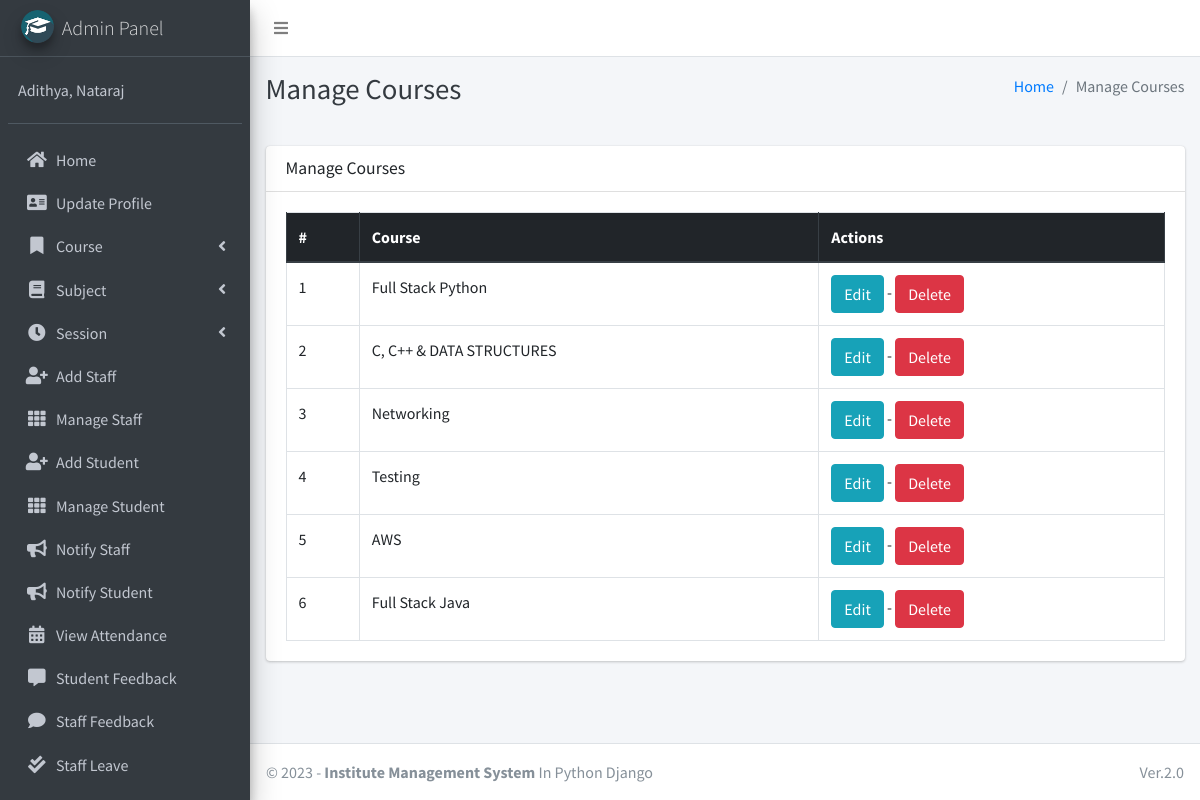
/course/manage/ (signed in), run on the app's committed database.
### main_app/models.py (models this page shows, shortened)
class CustomUser(AbstractUser):
    USER_TYPE = ((1, "HOD"), (2, "Staff"), (3, "Student"))
    GENDER = [("M", "Male"), ("F", "Female")]
    username = None  # Removed username, using email instead
    email = models.EmailField(unique=True)
    user_type = models.CharField(default=1, choices=USER_TYPE, max_length=1)
    gender = models.CharField(max_length=1, choices=GENDER)
    profile_pic = models.ImageField()
    address = models.TextField()
    fcm_token = models.TextField(default="")  # For firebase notifications
    created_at = models.DateTimeField(auto_now_add=True)
    updated_at = models.DateTimeField(auto_now=True)
    USERNAME_FIELD = "email"
    REQUIRED_FIELDS = []
    objects = CustomUserManager()
    def __str__(self):
        return self.last_name + ", " + self.first_name

class Course(models.Model):
    name = models.CharField(max_length=120)
    created_at = models.DateTimeField(auto_now_add=True)
    updated_at = models.DateTimeField(auto_now=True)

### main_app/hod_views.py (the view)
# urls.py: path("course/manage/", hod_views.manage_course, name='manage_course'),
def manage_course(request):
    courses = Course.objects.all()
    context = {
        'courses': courses,
        'page_title': 'Manage Courses'
    }
    return render(request, "hod_template/manage_course.html", context)

### main_app/templates/hod_template/manage_course.html
{% extends 'main_app/base.html' %}
{% load static %}
{% block page_title %}{{page_title}}{% endblock page_title %}
{% block content %}
<section class="content">
    <div class="container-fluid">
        <div class="row">
            <div class="col-md-12">
                <div class="card">
                    <div class="card-header">
                        <h3 class="card-title">{{page_title}}</h3>
                    </div>
                    <div class="card-body">
                        <table id="example2" class="table table-bordered table-hover">
                            <thead class="thead-dark">
                                <tr>
                                    <th>#</th>
                                    <th>Course</th>
                                    <th>Actions</th>
                                </tr>
                            </thead>
                            <tbody>
                                {% for course in courses %}
                                <tr>
                                    <td>{{ forloop.counter }}</td>
                                    <td>{{course.name}}</td>
                                    <td>
                                        <a href="{% url 'edit_course' course.id %}" class="btn btn-info">Edit</a> -
                                        <a href="{% url 'delete_course' course.id %}" onclick="return confirm('Are you sure you want to delete this course ?')" class="btn btn-danger">Delete</a>
                                    </td>
                                </tr>
                                {% endfor %}
                            </tbody>
                        </table>
                    </div>
                </div>
            </div>
        </div>
    </div>
</section>
{% endblock content %}

### main_app/templates/main_app/sidebar_template.html (shortened to what this page needs)
{% load static %}
<aside class="main-sidebar sidebar-dark-info elevation-4">
    {% if request.user.user_type == '1' %}
    <a href="{% url 'admin_home' %}" class="brand-link">
        <img src="{% static 'dist/img/cmsl.png' %} " alt="AdminLTE Logo"
            class="brand-image img-circle elevation-3" >
        <span class="brand-text font-weight-light">Admin Panel</span>
    </a>
    <div class="sidebar">
        <div class="user-panel mt-3 pb-3 mb-3 d-flex">
            <div class="info">
                <a href="#" class="d-block">{{user}}</a>
            </div>
        </div>
        <nav class="mt-2">
            <ul class="nav nav-pills nav-sidebar flex-column" data-widget="treeview" role="menu" data-accordion="false">
                <li class="nav-item">
                    {% url 'admin_home' as admin_home %}
                    <a href="{{admin_home}}" class="nav-link {% if admin_home == request.path %} active {% endif %}">
                        <i class="nav-icon fas fa-home"></i>
                        <p>
                            Home
                        </p>
                    </a>
                </li>
                <li class="nav-item">
                    {% url 'admin_view_profile' as admin_view_profile %}
                    <a href="{{admin_view_profile}}"
                        class="nav-link {% if admin_view_profile == request.path %} active {% endif %}">
                        <i class="nav-icon fas fa-address-card"></i>
                        <p>
                            Update Profile
                        </p>
                    </a>
                </li>
                <li class="nav-item has-treeview">
                    <a href="#" class="nav-link">
                        <i class="nav-icon fas fa-bookmark"></i>
                        <p>
                            Course
                            <i class="fas fa-angle-left right"></i>
                        </p>
                    </a>
                </li>
                <li class="nav-item has-treeview">
                    <a href="#" class="nav-link">
                        <i class="nav-icon fas fa-book"></i>
                        <p>
                            Subject
                            <i class="fas fa-angle-left right"></i>
                        </p>
                    </a>
                </li>
                <li class="nav-item has-treeview">
                    <a href="#" class="nav-link">
                        <i class="nav-icon fas fa-clock"></i>
                        <p>
                            Session
                            <i class="fas fa-angle-left right"></i>
                        </p>
                    </a>
                </li>
                <li class="nav-item">
                    {% url 'add_staff' as add_staff %}
                    <a href="{{add_staff}}" class="nav-link {% if add_staff == request.path %} active {% endif %}">
                        <i class="nav-icon fas fa-user-plus"></i>
                        <p>
                            Add Staff
                        </p>
                    </a>
                </li>
                <li class="nav-item">
                    {% url 'manage_staff' as manage_staff %}
                    {% url 'edit_staff' staff_id as edit_staff %}
                    <a href="{{manage_staff}}"
                        class="nav-link {% if manage_staff == request.path or request.path == edit_staff %} active {% endif %}">
                        <i class="nav-icon fas fa-th"></i>
                        <p>
                            Manage Staff
                        </p>
                    </a>
                </li>
                <li class="nav-item">
                    {% url 'add_student' as add_student%}
                    <a href="{{add_student}}" class="nav-link  {% if add_student == request.path %} active {% endif %}">
                        <i class="nav-icon fas fa-user-plus"></i>
                        <p>
                            Add Student
                        </p>
                    </a>
                </li>
                <li class="nav-item">
                    {% url 'manage_student' as manage_student %}
                    {% url 'edit_student' student_id as edit_student %}
                    <a href="{{manage_student}}"
                        class="nav-link  {% if edit_student == request.path or manage_student == request.path %} active {% endif %}">
                        <i class="nav-icon fas fa-th"></i>
                        <p>
                            Manage Student
                        </p>
                    </a>
                </li>
                <li class="nav-item">
                    {% url 'admin_notify_staff' as admin_notify_staff %}
                    <a href="{{admin_notify_staff}}"
                        class="nav-link {% if admin_notify_staff == request.path %} active {% endif %}">
                        <i class="nav-icon fas fa-bullhorn"></i>
                        <p>
                            Notify Staff
                        </p>
                    </a>
                </li>
                <li class="nav-item">
                    {% url 'admin_notify_student' as admin_notify_student %}
                    <a href="{{admin_notify_student}}"
                        class="nav-link {% if admin_notify_student == request.path %} active {% endif %}">
                        <i class="nav-icon fas fa-bullhorn"></i>
                        <p>
                            Notify Student
                        </p>
                    </a>
                </li>
                <li class="nav-item">
                    {% url 'admin_view_attendance' as admin_view_attendance %}
                <li class="nav-item">
                    <a href="{{admin_view_attendance}}"
                        class="nav-link  {% if admin_view_attendance == request.path %} active {% endif %}">
                        <i class="nav-icon fas fa-calendar-alt"></i>
                        <p>
                            View Attendance
                        </p>
                    </a>
                </li>
                <li class="nav-item">
                    {% url 'student_feedback_message' as student_feedback_message %}
                    <a href="{{ student_feedback_message }}"
                        class="nav-link  {% if student_feedback_message == request.path %} active {% endif %}">
                        <i class="nav-icon fas fa-comment-alt"></i>
                        <p>
                            Student Feedback
                        </p>
                    </a>
                </li>
                <li class="nav-item">
                    {% url 'staff_feedback_message' as staff_feedback_message %}
                    <a href="{{staff_feedback_message}}"
                        class="nav-link   {% if staff_feedback_message == request.path %} active {% endif %}">
                        <i class="nav-icon fas fa-comment"></i>
                        <p>
                            Staff Feedback
                        </p>
                    </a>
                </li>
                <li class="nav-item">
                    {% url 'view_staff_leave' as view_staff_leave %}
                    <a href="{{view_staff_leave}}"
                        class="nav-link  {% if view_staff_leave == request.path %} active {% endif %}">
                        <i class="nav-icon fas fa-check-double"></i>
                        <p>
                            Staff Leave
                        </p>
                    </a>
                </li>
                <li class="nav-item">
                    {% url 'view_student_leave' as view_student_leave %}
                    <a href="{% url 'view_student_leave' %}"
                        class="nav-link  {% if view_student_leave == request.path %} active {% endif %}">
                    </a>
                </li>
                                        {% endif %}
                                    </ul>
                                </nav>
                            </div>
</aside>

### data on the page
CustomUser: last_name+first_name "Adithya, Nataraj"
Course: name "Full Stack Python"
Course: name "C, C++ & DATA STRUCTURES"
Course: name "Networking"
Course: name "Testing"
Course: name "AWS"
Course: name "Full Stack Java"

### other printed values
{{ page_title }} "Manage Courses"
